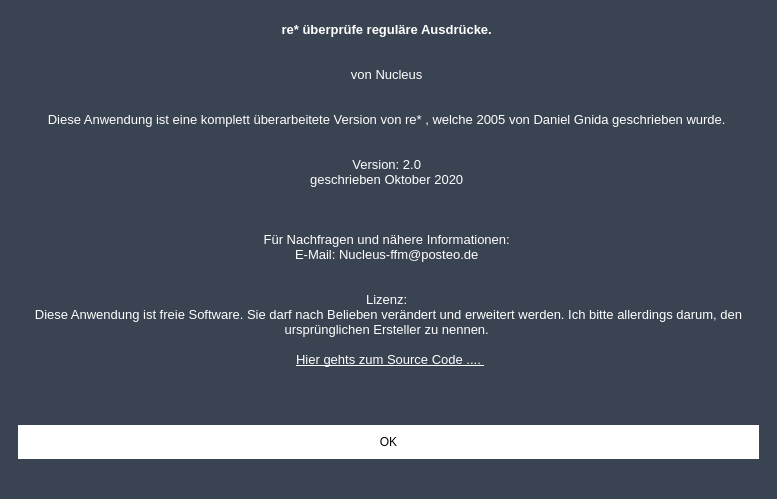
<?xml version="1.0" encoding="UTF-8"?>
<ui version="4.0">
 <class>MainWindow</class>
 <widget class="QMainWindow" name="MainWindow">
  <property name="geometry">
   <rect>
    <x>0</x>
    <y>0</y>
    <width>777</width>
    <height>499</height>
   </rect>
  </property>
  <property name="windowTitle">
   <string>MainWindow</string>
  </property>
  <property name="styleSheet">
   <string notr="true">background-color: rgb(58, 67, 81);
color: rgb(255, 255, 255);
border: 0;


</string>
  </property>
  <widget class="QWidget" name="centralwidget">
   <layout class="QVBoxLayout" name="verticalLayout">
    <item>
     <widget class="QFrame" name="frame">
      <property name="styleSheet">
       <string notr="true">color: rgb(255, 255, 255);</string>
      </property>
      <property name="frameShape">
       <enum>QFrame::StyledPanel</enum>
      </property>
      <property name="frameShadow">
       <enum>QFrame::Raised</enum>
      </property>
      <layout class="QVBoxLayout" name="verticalLayout_2">
       <item>
        <widget class="QTextBrowser" name="textBrowser">
         <property name="styleSheet">
          <string notr="true">color: rgb(255, 255, 255);</string>
         </property>
         <property name="html">
          <string>&lt;!DOCTYPE HTML PUBLIC &quot;-//W3C//DTD HTML 4.0//EN&quot; &quot;http://www.w3.org/TR/REC-html40/strict.dtd&quot;&gt;
&lt;html&gt;&lt;head&gt;&lt;meta name=&quot;qrichtext&quot; content=&quot;1&quot; /&gt;&lt;style type=&quot;text/css&quot;&gt;
p, li { white-space: pre-wrap; }
&lt;/style&gt;&lt;/head&gt;&lt;body style=&quot; font-family:'Ubuntu'; font-size:10pt; font-weight:400; font-style:normal;&quot;&gt;
&lt;p align=&quot;center&quot; style=&quot; margin-top:0px; margin-bottom:0px; margin-left:0px; margin-right:0px; -qt-block-indent:0; text-indent:0px;&quot;&gt;&lt;span style=&quot; font-family:'Basic Roman'; font-weight:600; color:#ffffff;&quot;&gt;re* überprüfe reguläre Ausdrücke. &lt;/span&gt;&lt;/p&gt;
&lt;p align=&quot;center&quot; style=&quot; margin-top:0px; margin-bottom:0px; margin-left:0px; margin-right:0px; -qt-block-indent:0; text-indent:0px;&quot;&gt;&lt;span style=&quot; font-family:'Basic Roman'; color:#ffffff;&quot;&gt;&lt;br /&gt;&lt;/span&gt;&lt;/p&gt;
&lt;p align=&quot;center&quot; style=&quot; margin-top:0px; margin-bottom:0px; margin-left:0px; margin-right:0px; -qt-block-indent:0; text-indent:0px;&quot;&gt;&lt;span style=&quot; font-family:'Basic Roman'; color:#ffffff;&quot;&gt;von Nucleus&lt;/span&gt;&lt;span style=&quot; color:#ffffff;&quot;&gt; &lt;/span&gt;&lt;/p&gt;
&lt;p align=&quot;center&quot; style=&quot; margin-top:0px; margin-bottom:0px; margin-left:0px; margin-right:0px; -qt-block-indent:0; text-indent:0px;&quot;&gt;&lt;span style=&quot; font-family:'Basic Roman'; color:#ffffff;&quot;&gt;&lt;br /&gt;&lt;/span&gt;&lt;/p&gt;
&lt;p align=&quot;center&quot; style=&quot; margin-top:0px; margin-bottom:0px; margin-left:0px; margin-right:0px; -qt-block-indent:0; text-indent:0px;&quot;&gt;&lt;span style=&quot; font-family:'Basic Roman'; color:#ffffff;&quot;&gt;Diese Anwendung ist eine komplett überarbeitete Version von re* , welche 2005 von Daniel Gnida geschrieben wurde.&lt;/span&gt;&lt;span style=&quot; color:#ffffff;&quot;&gt; &lt;/span&gt;&lt;/p&gt;
&lt;p align=&quot;center&quot; style=&quot; margin-top:0px; margin-bottom:0px; margin-left:0px; margin-right:0px; -qt-block-indent:0; text-indent:0px;&quot;&gt;&lt;span style=&quot; font-family:'Basic Roman'; color:#ffffff;&quot;&gt;&lt;br /&gt;&lt;/span&gt;&lt;/p&gt;
&lt;p align=&quot;center&quot; style=&quot; margin-top:0px; margin-bottom:0px; margin-left:0px; margin-right:0px; -qt-block-indent:0; text-indent:0px;&quot;&gt;&lt;span style=&quot; font-family:'Basic Roman'; color:#ffffff;&quot;&gt;Version: 2.0&lt;/span&gt;&lt;span style=&quot; color:#ffffff;&quot;&gt; &lt;/span&gt;&lt;/p&gt;
&lt;p align=&quot;center&quot; style=&quot; margin-top:0px; margin-bottom:0px; margin-left:0px; margin-right:0px; -qt-block-indent:0; text-indent:0px;&quot;&gt;&lt;span style=&quot; font-family:'Basic Roman'; color:#ffffff;&quot;&gt;geschrieben Oktober 2020&lt;/span&gt;&lt;span style=&quot; color:#ffffff;&quot;&gt; &lt;/span&gt;&lt;/p&gt;
&lt;p align=&quot;center&quot; style=&quot; margin-top:0px; margin-bottom:0px; margin-left:0px; margin-right:0px; -qt-block-indent:0; text-indent:0px;&quot;&gt;&lt;span style=&quot; font-family:'Basic Roman'; color:#ffffff;&quot;&gt; &lt;/span&gt;&lt;span style=&quot; color:#ffffff;&quot;&gt; &lt;/span&gt;&lt;/p&gt;
&lt;p align=&quot;center&quot; style=&quot; margin-top:0px; margin-bottom:0px; margin-left:0px; margin-right:0px; -qt-block-indent:0; text-indent:0px;&quot;&gt;&lt;span style=&quot; font-family:'Basic Roman'; color:#ffffff;&quot;&gt;&lt;br /&gt;&lt;/span&gt;&lt;/p&gt;
&lt;p align=&quot;center&quot; style=&quot; margin-top:0px; margin-bottom:0px; margin-left:0px; margin-right:0px; -qt-block-indent:0; text-indent:0px;&quot;&gt;&lt;span style=&quot; font-family:'Basic Roman'; color:#ffffff;&quot;&gt;Für Nachfragen und nähere Informationen:&lt;/span&gt;&lt;span style=&quot; color:#ffffff;&quot;&gt; &lt;/span&gt;&lt;/p&gt;
&lt;p align=&quot;center&quot; style=&quot; margin-top:0px; margin-bottom:0px; margin-left:0px; margin-right:0px; -qt-block-indent:0; text-indent:0px;&quot;&gt;&lt;span style=&quot; font-family:'Basic Roman'; color:#ffffff;&quot;&gt;E-Mail: Nucleus-ffm@posteo.de&lt;/span&gt;&lt;span style=&quot; color:#ffffff;&quot;&gt; &lt;/span&gt;&lt;/p&gt;
&lt;p align=&quot;center&quot; style=&quot; margin-top:0px; margin-bottom:0px; margin-left:0px; margin-right:0px; -qt-block-indent:0; text-indent:0px;&quot;&gt;&lt;span style=&quot; font-family:'Basic Roman'; color:#ffffff;&quot;&gt;&lt;br /&gt;&lt;/span&gt;&lt;/p&gt;
&lt;p align=&quot;center&quot; style=&quot; margin-top:0px; margin-bottom:0px; margin-left:0px; margin-right:0px; -qt-block-indent:0; text-indent:0px;&quot;&gt;&lt;span style=&quot; font-family:'Basic Roman'; color:#ffffff;&quot;&gt;Lizenz:&lt;/span&gt;&lt;span style=&quot; color:#ffffff;&quot;&gt; &lt;/span&gt;&lt;/p&gt;
&lt;p align=&quot;center&quot; style=&quot; margin-top:0px; margin-bottom:0px; margin-left:0px; margin-right:0px; -qt-block-indent:0; text-indent:0px;&quot;&gt;&lt;span style=&quot; font-family:'Basic Roman'; color:#ffffff;&quot;&gt;Diese Anwendung ist freie Software. Sie darf nach Belieben verändert und erweitert werden. Ich bitte allerdings darum, den ursprünglichen Ersteller zu nennen.&lt;/span&gt;&lt;span style=&quot; color:#ffffff;&quot;&gt; &lt;/span&gt;&lt;/p&gt;
&lt;p align=&quot;center&quot; style=&quot; margin-top:0px; margin-bottom:0px; margin-left:0px; margin-right:0px; -qt-block-indent:0; text-indent:0px;&quot;&gt;&lt;span style=&quot; font-family:'Basic Roman'; color:#ffffff;&quot;&gt; &lt;/span&gt;&lt;span style=&quot; color:#ffffff;&quot;&gt; &lt;/span&gt;&lt;/p&gt;
&lt;p align=&quot;center&quot; style=&quot; margin-top:0px; margin-bottom:0px; margin-left:0px; margin-right:0px; -qt-block-indent:0; text-indent:0px;&quot;&gt;&lt;a href=&quot;https://github.com/nucleus-ffm/re/tree/main&quot;&gt;&lt;span style=&quot; text-decoration: underline; color:#ffffff;&quot;&gt;Hier gehts zum Source Code .... &lt;/span&gt;&lt;/a&gt;&lt;span style=&quot; font-family:'Basic Roman'; color:#ffffff;&quot;&gt;&lt;br /&gt;&lt;/span&gt;&lt;/p&gt;
&lt;p style=&quot; margin-top:0px; margin-bottom:0px; margin-left:0px; margin-right:0px; -qt-block-indent:0; text-indent:0px;&quot;&gt;&lt;span style=&quot; font-family:'Basic Roman'; color:#ffffff;&quot;&gt; &lt;/span&gt;&lt;span style=&quot; color:#ffffff;&quot;&gt; &lt;/span&gt;&lt;/p&gt;&lt;/body&gt;&lt;/html&gt;</string>
         </property>
        </widget>
       </item>
       <item>
        <widget class="QPushButton" name="pushButton">
         <property name="styleSheet">
          <string notr="true">QPushButton {
    background-color: rgb(255, 255, 255); 
	color: rgb(0, 0, 0);
	border: 1; 
	padding: 10px; 
}
QPushButton:pressed {
    background-color: rgb(79, 92, 111)
}</string>
         </property>
         <property name="text">
          <string>OK</string>
         </property>
        </widget>
       </item>
      </layout>
     </widget>
    </item>
   </layout>
  </widget>
  <widget class="QMenuBar" name="menubar">
   <property name="geometry">
    <rect>
     <x>0</x>
     <y>0</y>
     <width>777</width>
     <height>22</height>
    </rect>
   </property>
  </widget>
  <widget class="QStatusBar" name="statusbar"/>
 </widget>
 <resources/>
 <connections/>
</ui>
